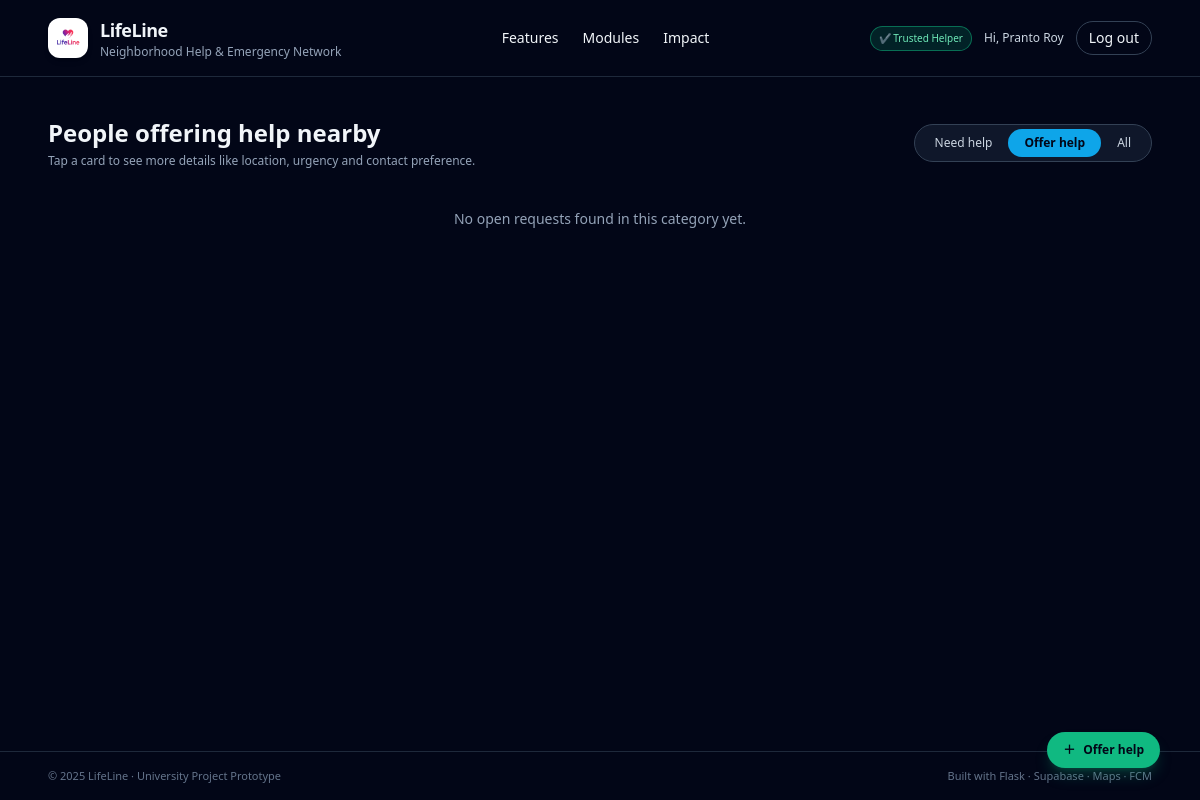
Before: /requests?mode=offer (signed in) with the older database file.
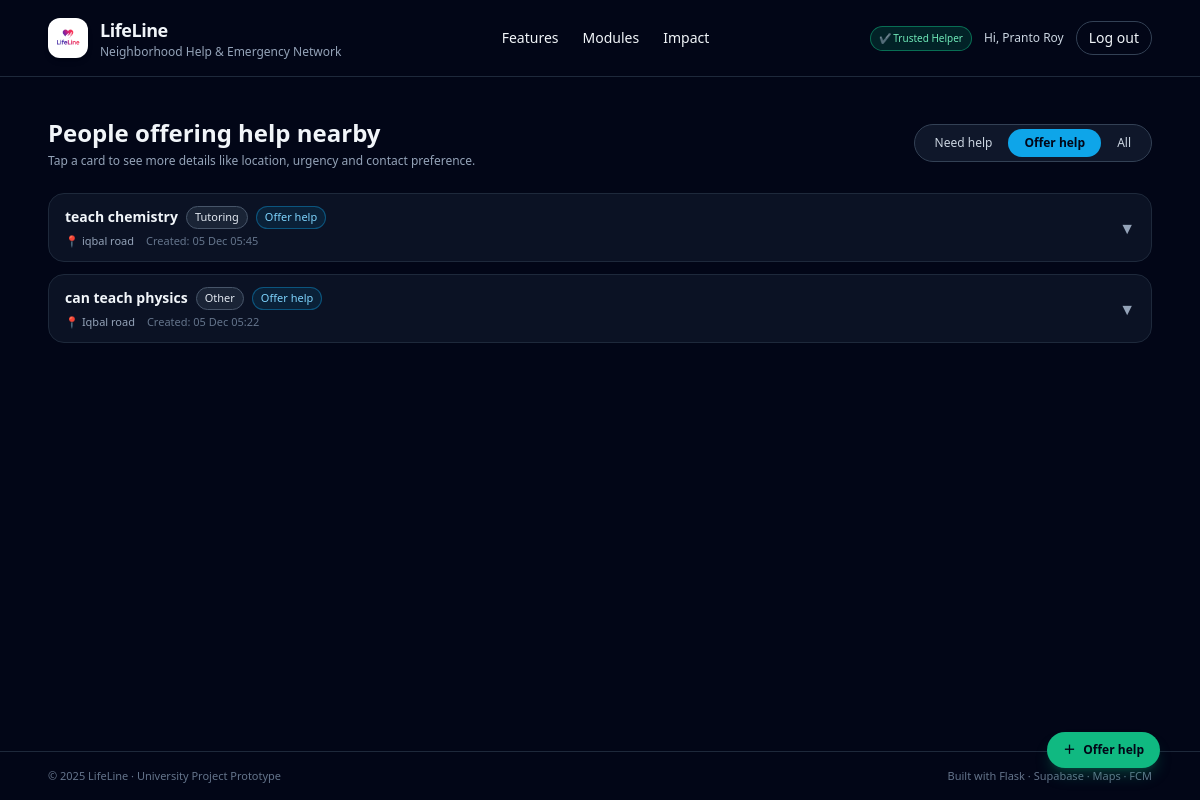
After: the same page with the newer database file.
### app.py (models this page shows, shortened)
class Request(db.Model):
    __tablename__ = "requests"
    id = db.Column(db.Integer, primary_key=True)
    user_id = db.Column(db.Integer, db.ForeignKey("user.id"), nullable=False)
    title = db.Column(db.String(255), nullable=False)
    category = db.Column(db.String(50), nullable=False)  # medicine, food, tutoring, repair, ride, ...
    description = db.Column(db.Text, nullable=True)
    lat = db.Column(db.Float, nullable=True)
    lng = db.Column(db.Float, nullable=True)
    area = db.Column(db.String(150), nullable=True)         # e.g. Mohammadpur, Iqbal Road
    landmark = db.Column(db.String(150), nullable=True)     # nearest mosque / school
    urgency = db.Column(db.String(50), nullable=True)       # low / normal / high / emergency
    time_window = db.Column(db.String(50), nullable=True)   # anytime_today / this_week / ...
    contact_method = db.Column(db.String(50), nullable=True)  # lifeline_chat / phone / ...
    contact_info = db.Column(db.String(100), nullable=True)   # phone / WhatsApp etc.
    is_offer = db.Column(db.Boolean, default=False)        # false = Need Help, true = Offering Help
    radius_pref = db.Column(db.String(50), nullable=True)  # e.g. "2" (km)
    frequency = db.Column(db.String(50), nullable=True)    # one_time / few_times_week / daily
    image_url = db.Column(db.String(300), nullable=True)
    created_at = db.Column(db.DateTime, default=datetime.utcnow, nullable=False)
    expires_at = db.Column(db.DateTime, nullable=False)
    status = db.Column(db.String(20), default="open")  # open / claimed / closed
    user = db.relationship("User", backref="requests")

### app.py (the view)
@app.route("/requests")
@login_required
def list_requests():
    now = datetime.utcnow()
    mode = request.args.get("mode", "need")  # default: show need-help posts
    q = Request.query.filter(
        Request.expires_at > now,
        Request.status == "open",
    )
    if mode == "offer":
        q = q.filter(Request.is_offer == True)  # noqa: E712
    elif mode == "need":
        q = q.filter(Request.is_offer == False)  # noqa: E712
    requests_list = q.order_by(Request.created_at.desc()).all()
    return render_template(
        "list_requests.html",
        requests=requests_list,
        mode=mode,
    )

### app.py (called while the page is built)
def current_user():
    if "user_id" in session:
        return User.query.get(session["user_id"])
    return None

def login_required(view_func):
    from functools import wraps
    @wraps(view_func)
    def wrapper(*args, **kwargs):
        if "user_id" not in session:
            next_url = request.path
            return redirect(url_for("login", next=next_url))
        return view_func(*args, **kwargs)
    return wrapper

@app.context_processor
def inject_user():
    return dict(current_user=current_user())

### templates/list_requests.html (shortened to what this page needs)
{% extends "base.html" %}
{% block content %}
<div class="w-full max-w-6xl mx-auto px-6 py-10">
  <div class="flex flex-col md:flex-row md:items-center md:justify-between gap-4 mb-6">
    <div>
      <h2 class="text-2xl font-bold text-slate-100">
        {% if mode == 'offer' %}
          People offering help nearby
        {% elif mode == 'all' %}
          All open requests
        {% else %}
          People who need help
        {% endif %}
      </h2>
      <p class="text-xs text-slate-400 mt-1">
        Tap a card to see more details like location, urgency and contact preference.
      </p>
    </div>
    <div class="inline-flex rounded-full bg-slate-900 border border-slate-700 p-1 text-xs">
      <a href="{{ url_for('list_requests', mode='need') }}"
         class="px-4 py-1.5 rounded-full transition
         {% if mode == 'need' %}bg-emerald-500 text-slate-950 font-semibold{% else %}text-slate-300 hover:bg-slate-800{% endif %}">
        Need help
      </a>
      <a href="{{ url_for('list_requests', mode='offer') }}"
         class="px-4 py-1.5 rounded-full transition
         {% if mode == 'offer' %}bg-sky-500 text-slate-950 font-semibold{% else %}text-slate-300 hover:bg-slate-800{% endif %}">
        Offer help
      </a>
      <a href="{{ url_for('list_requests', mode='all') }}"
         class="px-4 py-1.5 rounded-full transition
         {% if mode == 'all' %}bg-slate-200 text-slate-900 font-semibold{% else %}text-slate-300 hover:bg-slate-800{% endif %}">
        All
      </a>
    </div>
  </div>
  {% if requests %}
  <div class="space-y-3">
    {% for r in requests %}
    <div class="rounded-2xl border border-slate-800 bg-slate-900/70 overflow-hidden">
      <button type="button"
              class="w-full flex items-center justify-between px-4 py-3 text-left hover:bg-slate-900/90 transition"
              onclick="toggleDetails('{{ r.id }}')">
        <div class="flex-1 min-w-0">
          <div class="flex flex-wrap items-center gap-2">
            <p class="font-semibold text-sm text-slate-100 truncate">
              {{ r.title }}
            </p>
            <span class="text-[11px] px-2 py-0.5 rounded-full
                         border border-slate-600 text-slate-200 bg-slate-800/80">
              {{ r.category|capitalize }}
            </span>
            {% if r.is_offer %}
            <span class="text-[11px] px-2 py-0.5 rounded-full bg-sky-500/10 text-sky-300 border border-sky-500/40">
              Offer help
            </span>
            {% else %}
            <span class="text-[11px] px-2 py-0.5 rounded-full bg-emerald-500/10 text-emerald-300 border border-emerald-500/40">
              Needs help
            </span>
            {% endif %}
          </div>
          <div class="mt-1 flex flex-wrap items-center gap-x-3 gap-y-1 text-[11px] text-slate-400">
            {% if r.area %}
            <span>📍 {{ r.area }}</span>
            {% endif %}
            <span class="text-slate-500">
              Created: {{ r.created_at.strftime('%d %b %H:%M') }}
            </span>
          </div>
        </div>
        <div class="ml-3">
          <span id="icon-{{ r.id }}" data-icon
                class="inline-block transition-transform duration-150 text-slate-400">
            ▼
          </span>
        </div>
      </button>
    </div>
    {% endfor %}
  </div>
  {% else %}
  <div class="mt-10 text-center text-sm text-slate-400">
    No open requests found in this category yet.
  </div>
  {% endif %}
</div>
{% if mode == 'offer' %}
  {% set fab_label = "Offer help" %}
  {% set fab_href = url_for('can_help') %}
{% else %}
  {% set fab_label = "Request help" %}
  {% set fab_href = url_for('need_help') %}
{% endif %}
<a href="{{ fab_href }}"
   class="fixed bottom-6 right-6 md:bottom-8 md:right-10 z-20 inline-flex items-center gap-2
          px-4 py-2.5 rounded-full shadow-lg shadow-emerald-500/25
          bg-emerald-500 hover:bg-emerald-400 text-slate-950 text-xs font-semibold transition">
  <span>＋</span>
  <span>{{ fab_label }}</span>
</a>
{% endblock %}

Changed rows visible on the page:
added Request: title "teach chemistry", category "Tutoring", is_offer "Offer help", area "iqbal road", created_at "05 Dec 05:45"
added Request: title "can teach physics", category "Other", is_offer "Offer help", area "Iqbal road", created_at "05 Dec 05:22"
Other visible differences:
text no longer shown: "No open requests found in this category yet."
